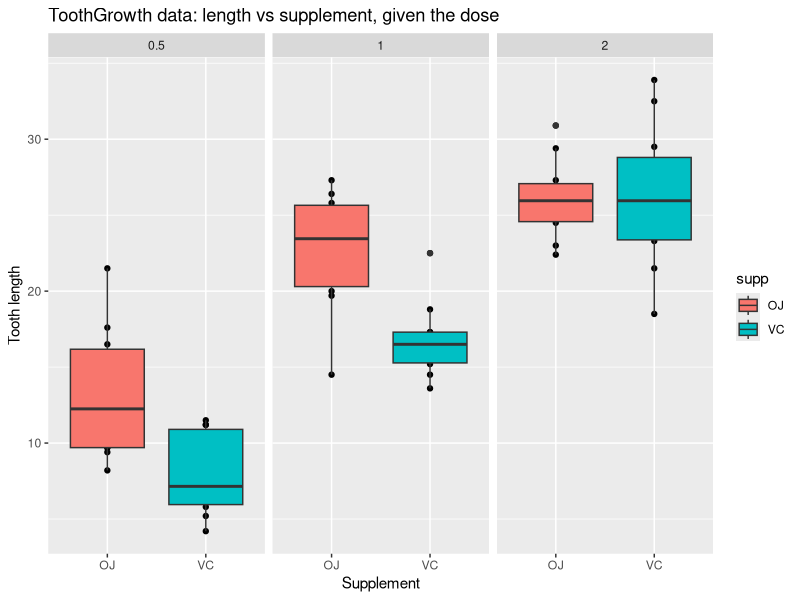

R code for this plot:
## ---- chunk 1
knitr::opts_chunk$set(echo = TRUE, message=FALSE, warning = FALSE, cache = TRUE)
## ---- chunk 2
data(ToothGrowth)
str(ToothGrowth)
## ---- chunk 3
summary(ToothGrowth)
## ---- chunk 4
library(ggplot2) 

qplot(supp,len,data=ToothGrowth, facets=~dose, 
        main="ToothGrowth data: length vs supplement, given the dose",
        xlab="Supplement", ylab="Tooth length") + 
        geom_boxplot(aes(fill = supp))
## ---- chunk 5
table(ToothGrowth$supp, ToothGrowth$dose)
## ---- chunk 6
alpha = 0.05
## ---- chunk 7
tl <- split(ToothGrowth, ToothGrowth$dose)

testres = NULL

for (i in c(1:2)) {
        testres[[i]] <- with(tl[[i]], 
                t.test(len[supp == "OJ"], len[supp == "VC"],
                alternative = "g"))
}

testres[[3]] <- with(tl[[3]], 
                t.test(len[supp == "OJ"], len[supp == "VC"],
                alternative = "two"))
## ---- chunk 8

## setting up a table for results
results <- setNames(data.frame(matrix(ncol = 7, nrow = 0)), 
        c("supp1", "supp2", "dose", "confint1", 
                "confint2", "p-value", "status"))

## creating a function to determine whether null hypothesis is rejected based on test results based on whether confidence interval contains 0, and p-value
hypo <- function (t) {
        outZero <- sign(prod(t$conf.int))
        if ((outZero != 1) || (t$p.value > alpha)) {
                "fail to reject"
        } else {
                "reject"
        }
}

## filling the data
for (i in c(1:3)) {
        results[i,"supp1"] <- "OJ"
        results[i,"supp2"] <- "VC"
        results[i,"dose"] <- tl[[i]]$dose[1]
        results[i,"confint1"] <- testres[[i]]$conf.int[1]
        results[i,"confint2"] <- testres[[i]]$conf.int[2]
        results[i,"p-value"] <- testres[[i]]$p.value
        results[i,"status"] <- hypo(testres[[i]])
}

results
## ---- chunk 9
sessionInfo()
